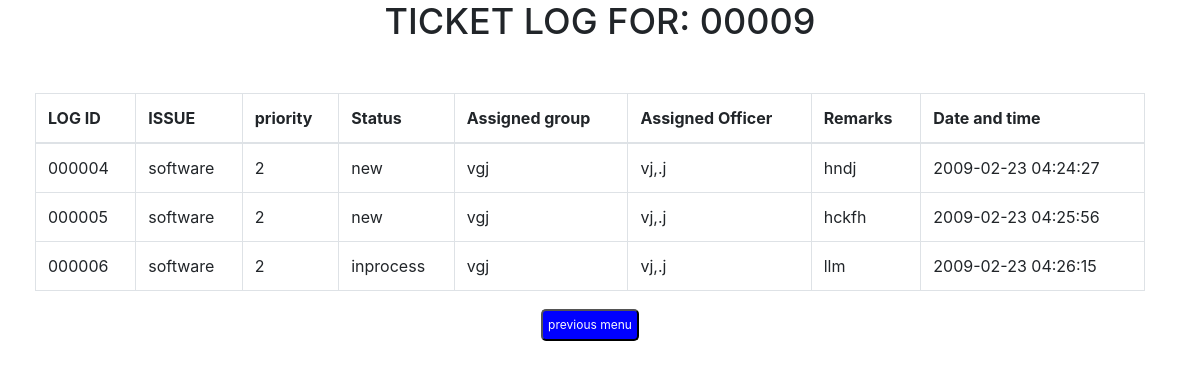
The page /log.php?ticketid= 00009 on the database its author committed.
### tables this page shows
CREATE TABLE `logtable` (
  `id` int(6) UNSIGNED ZEROFILL NOT NULL,
  `ticketid` int(5) UNSIGNED ZEROFILL NOT NULL,
  `issue` varchar(10) DEFAULT NULL,
  `priority` varchar(10) DEFAULT NULL,
  `status` varchar(10) DEFAULT NULL,
  `assignedgrp` varchar(10) DEFAULT NULL,
  `assignedofficer` varchar(10) DEFAULT NULL,
  `remarks` varchar(25) NOT NULL,
  `updatetime` datetime DEFAULT NULL
);

### log.php (the view, shortened to what this page needs)
<!DOCTYPE html>
<?php
include'connection.php';
$ticketid = $_GET['ticketid'];
?>
<html>
  <head>
	<link rel="stylesheet" href="https://maxcdn.bootstrapcdn.com/bootstrap/4.5.2/css/bootstrap.min.css">
  </head>
  <body>
     <h3>TICKET LOG FOR: <?php echo $ticketid;?></h3>
<center>
<div class="container">
      <table class="table table-bordered">
       <thead>
	  <tr>
	     <th> LOG ID</th>
		 <th>ISSUE</th>
		 <th>priority</th>
		 <th>Status</th>
		 <th>Assigned group</th>
		 <th>Assigned Officer</th>
		 <th>Remarks</th>
		 <th>Date and time</th>
	   </tr>
    </thead>
<?php
$sql="SELECT * FROM logtable where ticketid = '$ticketid'";
$result=mysqli_query($conn,$sql);
 while($row=mysqli_fetch_assoc($result)){
	$id= $row['id'];
	$issue =  $row['issue'];
	$priority = $row['priority'];
	$status = $row['status'];
	$assignedgrp = $row['assignedgrp'];
	$assignedofficer = $row['assignedofficer'];
	$remarks = $row['remarks'];
	$date = $row['updatetime'];
	echo'<tr>
    <td>'.$id.'</td>
    <td>'.$issue.'</td>
    <td>'.$priority.'</td>
	<td>'.$status.'</td>
	<td>'.$assignedgrp.'</td>
	<td>'.$assignedofficer.'</td>
	<td>'.$remarks.'</td>
	<td>'.$date.'</td>
  </tr>';
 }
?>
     </table>
	 <button><a href="dashboard.php" class="text-light">previous menu</a></button>
</div>
</center>
</body>
</html>

### log.php (style rules this page uses)
body { text-align: center; }
h3 { font-size: 36px; margin-bottom: 30px; }
button { background-color: blue; color: white; border-radius: 5px; padding: 5px 5px; margin: 2px; font-size: 12px; cursor: pointer; }
.container { margin-top:50px; margin-left:0020px; }

### rows shown on the page
logtable: id "000004", issue "software", priority "2", status "new", assignedgrp "vgj", assignedofficer "vj,.j", remarks "hndj", updatetime "2009-02-23 04:24:27"
logtable: id "000005", issue "software", priority "2", status "new", assignedgrp "vgj", assignedofficer "vj,.j", remarks "hckfh", updatetime "2009-02-23 04:25:56"
logtable: id "000006", issue "software", priority "2", status "inprocess", assignedgrp "vgj", assignedofficer "vj,.j", remarks "llm", updatetime "2009-02-23 04:26:15"

### other values the page prints
$ticketid "00009"
